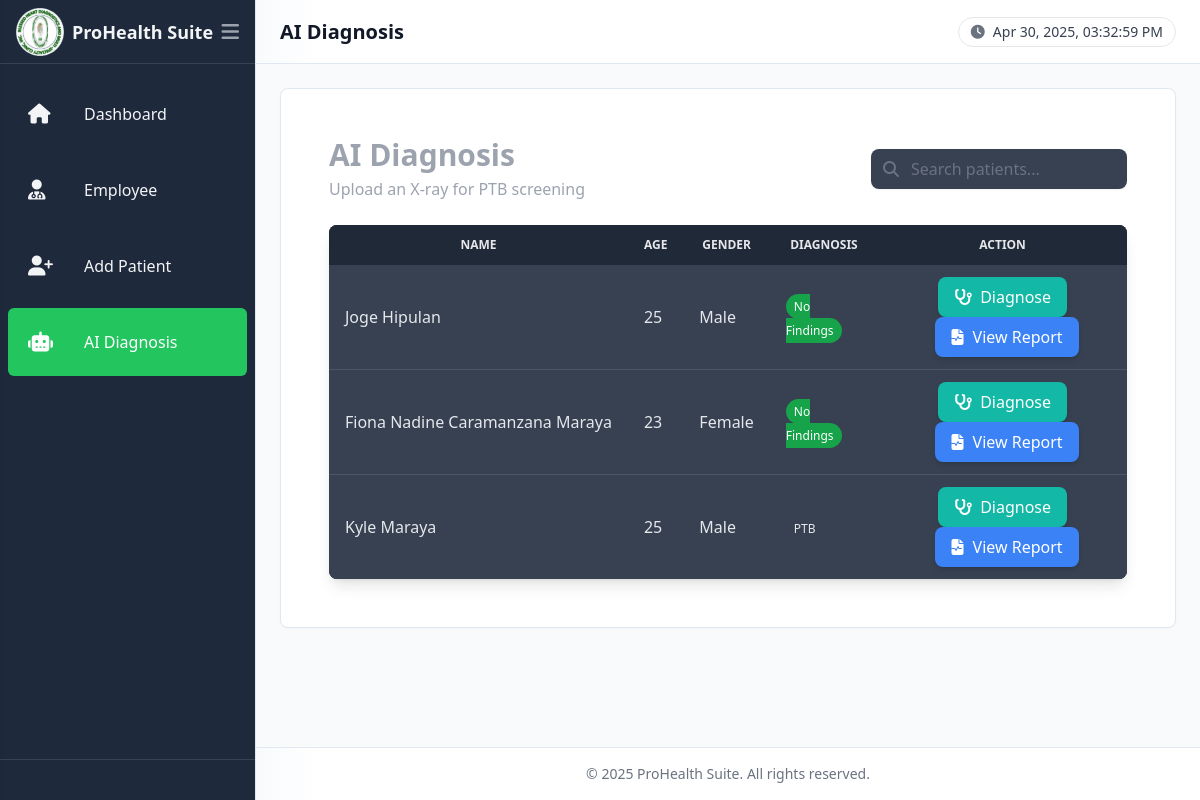
/diagnosis/, run on an earlier commit of the app's database.
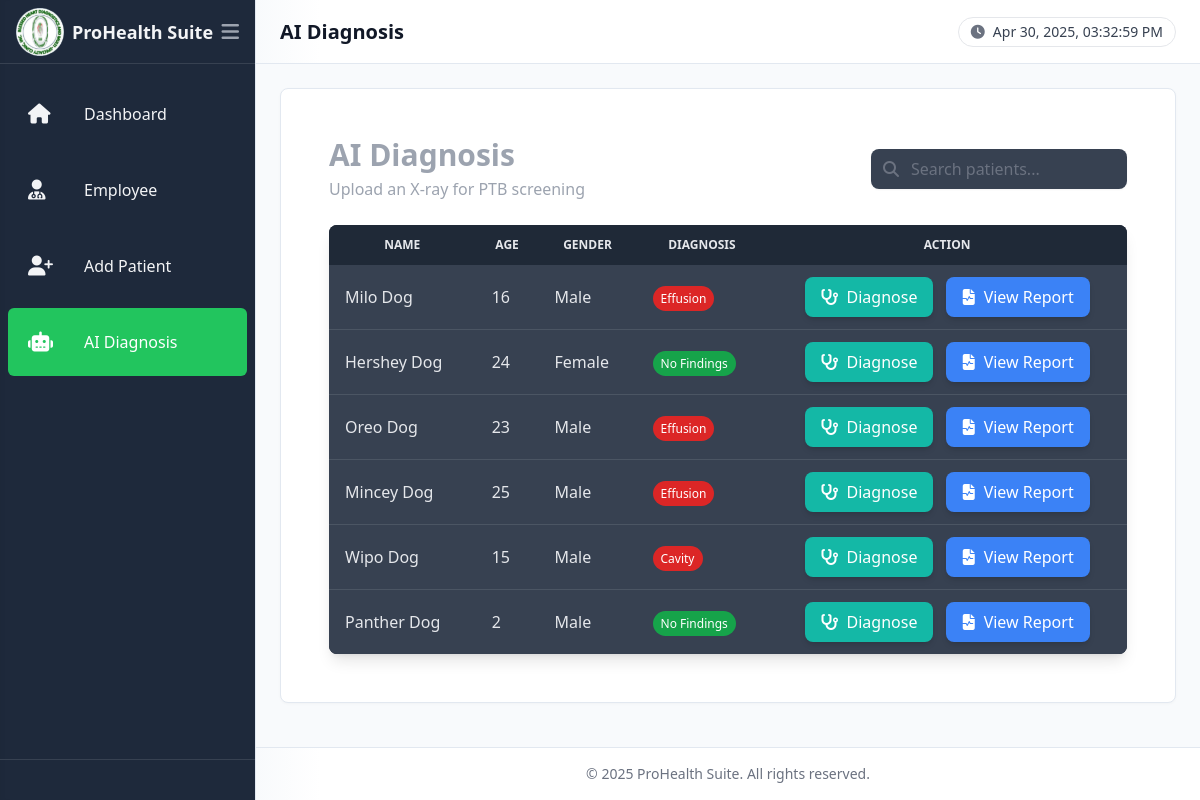
And on a later commit of the database.
### patient/models.py (models this page shows, shortened)
class Patient(models.Model):
    patient_id = models.CharField(
        max_length=5,
        unique=True,
        editable=False
    )
    GENDER_CHOICES = [
        ('M', 'Male'),
        ('F', 'Female'),
        ('O', 'Other'),
    ]
    DIAGNOSIS_CHOICES = [
        ('Pending', 'Pending'),
        ('No Findings', 'No Findings'),
        ('Cavity', 'Cavity'),
        ('Effusion', 'Effusion'),
    ]
    diagnosis      = models.CharField(
        max_length=20,
        choices=DIAGNOSIS_CHOICES,
        default='Pending'
    )
    confidence     = models.FloatField(
        null=True,
        blank=True,
        help_text="Model confidence (0–1) for the last diagnosis"
    )
    first_name     = models.CharField(max_length=100)
    middle_name    = models.CharField(max_length=100, blank=True, null=True)
    last_name      = models.CharField(max_length=100)
    gender         = models.CharField(max_length=1, choices=GENDER_CHOICES)
    birthdate      = models.DateField()
    age            = models.PositiveIntegerField(editable=False)
    contact_number = models.CharField(max_length=20)
    diagnosis      = models.CharField(
        max_length=20,
        choices=DIAGNOSIS_CHOICES,
        default='Pending'
    )

### diagnosis/views.py (the view, shortened to what this page needs)
# urls.py: path('', views.diagnosis_list, name='diagnosis_list'),
def diagnosis_list(request):
    patients = list(Patient.objects.order_by('last_name'))
    for p in patients:
        p.form         = DiagnosisForm(prefix=str(p.id))
        p.history_list = p.history.all()
        p.last_record  = p.history_list.first()  # newest, because your model orders by -diagnosed_at
    return render(request, 'diagnosis/index.html', {
        'patients':    patients,
        'active_page': 'diagnosis',
    })

### diagnosis/templatetags/percent_extras.py (called while the page is built)
@register.filter
def to_percentage(value, decimals=2):
    try:
        pct = float(value) * 100
        return f"{pct:.{int(decimals)}f}%"
    except (ValueError, TypeError):
        return ''

### diagnosis/templates/diagnosis/index.html (shortened to what this page needs)
{% extends 'dashboard_base.html' %}
{% load static percent_extras widget_tweaks %}
{% block header_title %}AI Diagnosis{% endblock %}
{% block content %}
<div class="p-6 space-y-6">
  <div class="flex flex-col md:flex-row items-start md:items-center justify-between gap-4">
    <div>
      <h1 class="text-3xl font-semibold text-gray-400">AI Diagnosis</h1>
      <p class="text-gray-400 mt-1">Upload an X-ray for PTB screening</p>
    </div>
    <div class="relative w-full md:w-64">
      <span class="absolute inset-y-0 left-0 flex items-center pl-3 text-gray-500">
        <i class="fas fa-search"></i>
      </span>
      <input
        id="searchInput"
        type="text"
        placeholder="Search patients..."
        onkeyup="filterTable()"
        class="w-full pl-10 pr-4 py-2 rounded-lg bg-gray-700 text-gray-200
               placeholder-gray-500 focus:outline-none focus:ring-2 focus:ring-teal-400
               transition-shadow shadow-sm"
      />
    </div>
  </div>
  <div class="bg-gray-900 rounded-lg shadow-lg overflow-x-auto">
    <div class="max-h-[60vh] overflow-y-auto">
      <table class="min-w-full table-auto text-gray-200">
        <thead class="bg-gray-800 sticky top-0">
          <tr>
            <th class="px-4 py-3 text-xs font-semibold uppercase">Name</th>
            <th class="px-4 py-3 text-xs font-semibold uppercase">Age</th>
            <th class="px-4 py-3 text-xs font-semibold uppercase">Gender</th>
            <th class="px-4 py-3 text-xs font-semibold uppercase">Diagnosis</th>
            <th class="px-4 py-3 text-center text-xs font-semibold uppercase">Action</th>
          </tr>
        </thead>
        <tbody id="tableBody" class="bg-gray-700 divide-y divide-gray-600">
          {% for pat in patients %}
          <tr class="hover:bg-gray-600 transition-colors duration-200">
            <td class="px-4 py-3 truncate">
              {{ pat.first_name }}{% if pat.middle_name %} {{ pat.middle_name }}{% endif %}
              {{ pat.last_name }}
            </td>
            <td class="px-4 py-3">{{ pat.age }}</td>
            <td class="px-4 py-3">{{ pat.get_gender_display }}</td>
            <td class="px-4 py-3">
              <span class="px-2 py-1 text-xs rounded-full font-medium
                {% if pat.diagnosis == 'No Findings' %}bg-green-600 text-white{% endif %}
                {% if pat.diagnosis == 'Cavity'      %}bg-red-600   text-white{% endif %}
                {% if pat.diagnosis == 'Effusion'    %}bg-red-600   text-white{% endif %}
                {% if pat.diagnosis == 'Pending'     %}bg-gray-500 text-white{% endif %}">
                {{ pat.diagnosis }}
              </span>
            </td>
            <td class="px-4 py-3 text-center space-x-2">
              <button
                onclick="toggleModal('modal-dx-{{ pat.id }}')"
                class="inline-flex items-center gap-2 bg-teal-500 hover:bg-teal-600 text-white
                       font-medium px-4 py-2 rounded-lg shadow-md focus:outline-none focus:ring-2
                       focus:ring-teal-300 transition-all duration-200"
              >
                <i class="fas fa-stethoscope"></i> Diagnose
              </button>
              {% if pat.history_list %}
                {% with last_rec=pat.history_list.0 %}
                <button
                  onclick="toggleModal('modal-report-{{ pat.id }}')"
                  class="inline-flex items-center gap-2 bg-blue-500 hover:bg-blue-600 text-white
                         font-medium px-4 py-2 rounded-lg shadow-md focus:outline-none focus:ring-2
                         focus:ring-blue-300 transition-all duration-200"
                >
                  <i class="fas fa-file-medical-alt"></i> View Report
                </button>
                {% endwith %}
              {% endif %}
            </td>
          </tr>
          {% endfor %}
        </tbody>
      </table>
    </div>
  </div>
</div>
{% endblock %}

### templates/dashboard_base.html (shortened to what this page needs)
{% load static %}
<!DOCTYPE html>
<html lang="en">
<head>
  <script src="https://cdn.tailwindcss.com"></script>
  <link rel="stylesheet" href="https://cdnjs.cloudflare.com/ajax/libs/font-awesome/6.4.0/css/all.min.css">
</head>
<body>
  <div class="layout-container">
    <aside id="sidebar" class="sidebar flex flex-col sidebar-transition w-64 overflow-hidden text-gray-100">
      <div class="flex items-center justify-between h-16 border-b border-gray-700 px-4">
        <div id="logoContainer" class="flex items-center">
          <img src="{% static 'images/blessed.svg' %}" alt="ProHealth Logo" class="h-12 w-12 mr-2 transition-all duration-300" />
          <span id="logo-text" class="text-lg font-semibold expanded">ProHealth Suite</span>
        </div>
        <button id="collapseBtn" class="focus:outline-none text-gray-400 hover:text-white">
          <i class="fas fa-bars text-xl"></i>
        </button>
      </div>
      <nav class="flex-1 px-2 py-4 space-y-2 overflow-fixed">
        {% url 'admin_dashboard' as admin_url %}
        {% url 'staff_dashboard' as staff_url %}
        <a href="{% if user.is_superuser %}{{ admin_url }}{% elif user.is_staff %}{{ staff_url }}{% else %}{% url 'login' %}{% endif %}"
          class="flex items-center space-x-2 p-5 rounded-md {% if active_page == 'dashboard' %}bg-green-500 text-white{% else %}hover:bg-gray-700{% endif %}">
          <i class="fas fa-home text-xl w-12 flex-shrink-0"></i>
          <span class="menu-text expanded">Dashboard</span>
        </a>
        <a href="{% url 'employee_list' %}" class="flex items-center space-x-2 p-5 rounded-md {% if active_page == 'employees' %}bg-green-500 text-white{% else %}hover:bg-gray-700{% endif %}">
          <i class="fas fa-user-md text-xl w-12 flex-shrink-0"></i>
          <span class="menu-text expanded">Employee</span>
        </a>
        <a href="{% url 'patient_list' %}" class="flex items-center space-x-2 p-5 rounded-md {% if active_page == 'patients' %}bg-green-500 text-white{% else %}hover:bg-gray-700{% endif %}">
          <i class="fas fa-user-plus text-xl w-12 flex-shrink-0"></i>
          <span class="menu-text expanded">Add Patient</span>
        </a>
        <a href="{% url 'diagnosis_list' %}" class="flex items-center space-x-2 p-5 rounded-md {% if active_page == 'diagnosis' %}bg-green-500 text-white{% else %}hover:bg-gray-700{% endif %}">
          <i class="fas fa-robot text-xl w-12 flex-shrink-0"></i>
          <span class="menu-text expanded">AI Diagnosis</span>
        </a>
      </nav>
      <div class="px-2 py-5 border-t border-gray-700">
      </div>
    </aside>
    <header class="header h-16 flex items-center px-6">
      <h1 class="text-xl font-semibold text-gray-900 flex-1">
        {% block header_title %}Dashboard Overview{% endblock %}
      </h1>
      <div class="bg-white border border-gray-200 rounded-full px-3 py-1 text-sm flex items-center">
        <i class="fas fa-clock mr-2 text-gray-500"></i>
        <span id="currentTime" class="font-medium text-gray-700"></span>
      </div>
    </header>
    <main class="main-content overflow-auto p-6">
      <div class="max-w-7xl mx-auto">
        <div class="content-card p-6">
          {% block content %}{% endblock %}
        </div>
      </div>
    </main>
    <footer class="footer py-4 text-center text-sm text-gray-500">
      &copy; {% now "Y" %} ProHealth Suite. All rights reserved.
    </footer>
  </div>
</body>
</html>

### templates/dashboard_base.html (style rules this page uses)
.sidebar-transition { transition: width 300ms cubic-bezier(0.4, 0, 0.2, 1); }
.menu-text { transition: all 300ms cubic-bezier(0.4, 0, 0.2, 1); transform-origin: left center; display: inline-block; white-space: nowrap; }
#logo-text { transition: all 300ms cubic-bezier(0.4, 0, 0.2, 1); display: inline-block; white-space: nowrap; }
.layout-container { display: grid; grid-template-columns: auto 1fr; grid-template-rows: auto 1fr auto; height: 100vh; }
.sidebar { grid-row: 1 / 4; border-right: 1px solid #e2e8f0; box-shadow: 4px 0 6px -4px rgba(0, 0, 0, 0.05) inset; background: #1e293b; }
.header { grid-column: 2; border-bottom: 1px solid #e2e8f0; background: linear-gradient(to right, #f8fafc 0%, white 64px); z-index: 10; }
.main-content { grid-column: 2; background: #f8fafc; }
.footer { grid-column: 2; border-top: 1px solid #e2e8f0; background: linear-gradient(to right, #f8fafc 0%, white 64px); }
.content-card { background: white; border-radius: 0.5rem; box-shadow: 0 1px 3px rgba(0, 0, 0, 0.03); border: 1px solid #e2e8f0; }

What changed in the data, as far as the page shows it:
removed Patient: first_name "Joge", last_name "Hipulan", age "25", gender "Male", diagnosis "No Findings"
removed Patient: first_name "Fiona Nadine", middle_name "Caramanzana", last_name "Maraya", age "23", gender "Female", diagnosis "No Findings"
removed Patient: first_name "Kyle", last_name "Maraya", age "25", gender "Male", diagnosis "PTB"
added Patient: first_name "Milo", last_name "Dog", age "16", gender "Male", diagnosis "Effusion"
added Patient: first_name "Hershey", last_name "Dog", age "24", gender "Female", diagnosis "No Findings"
added Patient: first_name "Oreo", last_name "Dog", age "23", gender "Male", diagnosis "Effusion"
added Patient: first_name "Mincey", last_name "Dog", age "25", gender "Male", diagnosis "Effusion"
added Patient: first_name "Wipo", last_name "Dog", age "15", gender "Male", diagnosis "Cavity"
added Patient: first_name "Panther", last_name "Dog", age "2", gender "Male", diagnosis "No Findings"
